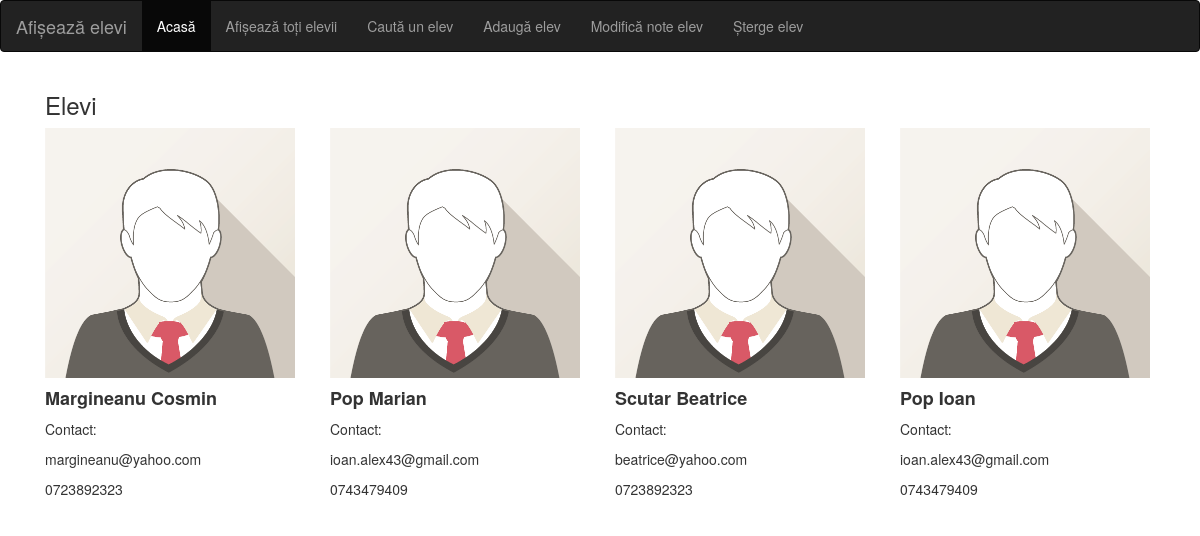
Page /Catalog/afiseaza_elevi.php on the committed database.
### tables this page shows
CREATE TABLE `elevi`  (
  `id_elev` int NOT NULL AUTO_INCREMENT,
  `Nume` varchar(45) NOT NULL,
  `Prenume` varchar(45) NOT NULL,
  `Email` varchar(45) NOT NULL,
  `Telefon` varchar(45) NOT NULL,
  `Adresa` varchar(95) NOT NULL,
  `Data_Nastere` datetime NULL DEFAULT NULL,
  `Informatica` int NULL DEFAULT NULL,
  `Matematica` int NULL DEFAULT NULL,
  `Clasa` varchar(45) NOT NULL,
  `Romana` int NULL DEFAULT NULL,
  PRIMARY KEY (`id_elev`) USING BTREE
);

### Catalog/afiseaza_elevi.php (the view, shortened to what this page needs)
<?php
include 'connection.php';
$sql = "SELECT * FROM elevi";
$result = $conn->query($sql);
?>
<!DOCTYPE html>
<html lang="en">
<head>
  <link rel="stylesheet" href="https://maxcdn.bootstrapcdn.com/bootstrap/3.4.1/css/bootstrap.min.css">
</head>
<body>
<nav class="navbar navbar-inverse">
  <div class="container-fluid">
    <div class="navbar-header">
      <a class="navbar-brand" href="#">Afișează elevi</a>
    </div>
    <ul class="nav navbar-nav">
      <li class="active"><a href="index.php">Acasă</a></li>
      <li><a href="afiseaza_elevi.php">Afișează toți elevii</a></li>
      <li><a href="cauta_elev.php">Caută un elev</a></li>
      <li><a href="adauga_elev.php">Adaugă elev</a></li>
      <li><a href="modifica_elev.php">Modifică note elev</a></li>
      <li><a href="sterge_elev.php">Șterge elev</a></li>
    </ul>
  </div>
</nav>
<div class="container">
  <div class="container-fluid">
        <h3>Elevi</h3>
        <?php
        if ($result->num_rows > 0)
        {
          echo '<div class="row">';
            while($row = $result->fetch_assoc())
            {
              echo '<div class="col-sm-3">';
                  echo '<div class="card" style="width:25rem;">';
                    echo '<img class="card-img-top" src="img_avatar1.png" alt="Card image" style="width:100%">';
                    echo '<div class="card-body">';
                      echo '<h4 class="card-title"><b>';
                      echo "$row[Nume]"." "."$row[Prenume]";
                      echo '</b></h4>';
                      echo '<p class="card-text">Contact:</p><p>';
                      echo "$row[Email]";
                      echo '</p><p>';
                      echo "$row[Telefon]";
                      echo '</p>';
                    echo '</div>';
                  echo '</div>';
                echo '</div>';
            }
          echo '</div>';
        } else{
                echo "0 results";
              }
              ?>
  </div>
</div>
</body>
</html>

### rows in the picture
elevi: Nume "Margineanu", Prenume "Cosmin", Email "margineanu@yahoo.com", Telefon "0723892323"
elevi: Nume "Pop", Prenume "Marian", Email "ioan.alex43@gmail.com", Telefon "0743479409"
elevi: Nume "Scutar", Prenume "Beatrice", Email "beatrice@yahoo.com", Telefon "0723892323"
elevi: Nume "Pop", Prenume "Ioan", Email "ioan.alex43@gmail.com", Telefon "0743479409"
